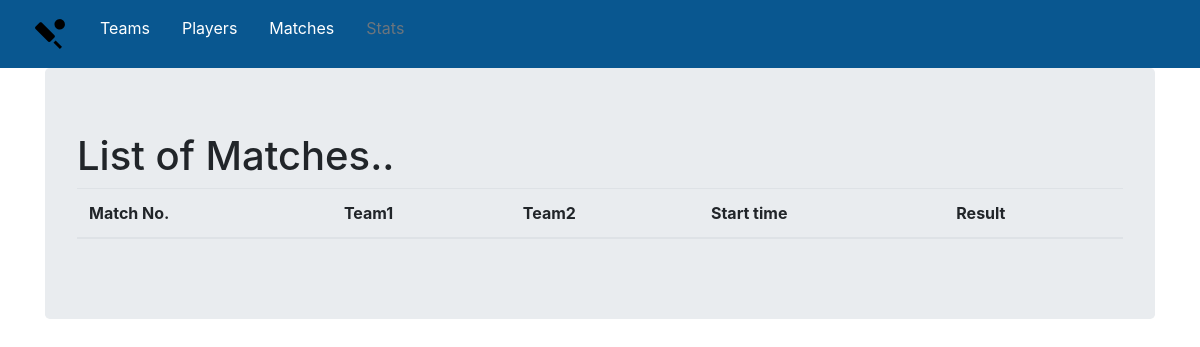
Before: /matches/ with the older database file.
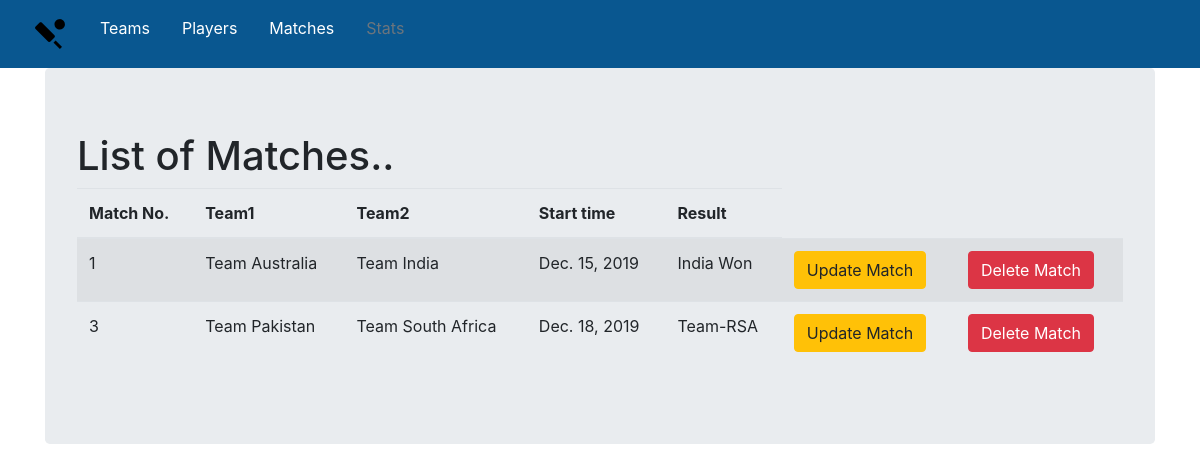
After: the same page with the newer database file.
### matches/models.py (models this page shows, shortened)
class Match(models.Model):
    DRAW = 'D'
    ABANDONED = 'A'
    COMPLETED = 'C'
    WIN = 'W'
    LOSS = 'L'
    PENDING = 'P'
    RUNNING = 'R'
    RESULT = [
        ('NOT STARTED', 'FIXTURE'),
        ('ON GOING', 'IN PROGRESS'),
        ('ABANDONED', 'ABANDONED'),
    ]
    TEAMS = [
        ('--------------------', '---------------------'),
        ('Team Australia', 'Australia Won'),
        ('Team India', 'India Won'),
        ('Team Pakistan', 'Pakistan Won'),
        ('Team South Africa', 'South Africa Won'),
        ('Team Srilanka', 'Srilanka Won'),
        ('Team WestIndies', 'WestIndies Won'),
        ('Team England', 'England Won'),
    ]
    first_team = models.ForeignKey(Team, related_name='match_first_team', on_delete=models.CASCADE, default='')
    second_team = models.ForeignKey(Team, related_name='match_second_team', on_delete=models.CASCADE, default='')
    start_time = models.DateField(auto_now_add=True)
    RESULT.extend(TEAMS)
    result = models.CharField(max_length=100, choices=RESULT, default='')
    objects = MatchQuerySet.as_manager()
    class Meta:
        verbose_name_plural = 'Matches'

### teams/models.py (models this page shows, shortened)
class Team(models.Model):
    name = models.CharField(max_length=150)
    logo = models.ImageField(upload_to='media', max_length=100)
    country = models.CharField(max_length=100)
    def __str__(self):
        return self.name

### matches/views.py (the view)
# urls.py: path('', views.MatchList.as_view(), name='match_list'),
class MatchList(ListView):
    model = Match

### matches/templates/matches/match_list.html (shortened to what this page needs)
{% extends 'teams/base.html' %}
{% block body_block %}
    <h1>List of Matches..</h1>
        <table class="table table-striped">
            <thead>
                <tr>
                    <th scope="col">Match No.</th>
                    <th scope="col">Team1</th>
                    <th scope="col">Team2</th>
                    <th scope="col">Start time</th>
                    <th scope="col">Result</th>
                </tr>
            </thead>
        <tbody>
            {% for match in match_list %}
                <tr>
                    <td>{{ match.id}}</td>
                    <td>{{ match.first_team}}</td>
                    <td>{{ match.second_team}}</td>
                    <td>{{ match.start_time}}</td>
                    <td>{{ match.get_result_display}}</td>
                    <td>
                        <a class="btn btn-warning" href="{% url 'match:match_update' match.id %}">Update Match</a>
                    </td>
                    <td>
                        <a class="btn btn-danger" href="{% url 'match:match_delete' match.id %}">Delete Match</a>
                    </td>
                </tr>
            {% endfor %}
        </tbody>
    </table>
{% endblock %}

Changed rows visible on the page:
added Match: id "1", first_team "Team Australia", second_team "Team India", start_time "Dec. 15, 2019", result "India Won"
added Match: id "3", first_team "Team Pakistan", second_team "Team South Africa", start_time "Dec. 18, 2019", result "Team-RSA"
